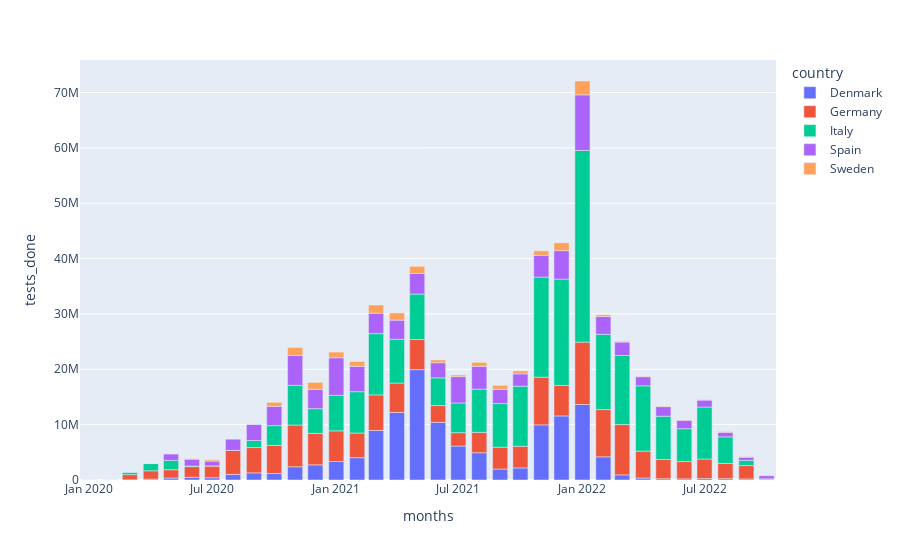

Source (notebook cell):
### Code cell
covid_subset_data = subset_covid_data(covid_data, countries)
fig = px.bar(covid_subset_data, x='months', y='tests_done', color='country')
fig.show()

### Figure 1 — Plotly figure (JSON) as saved in the notebook; plotly's stock layout.template omitted (floating-point values rounded to 4 significant figures)
{"data": [{"alignmentgroup": "True", "hovertemplate": "country=Denmark<br>months=%{x}<br>tests_done=%{y}<extra></extra>", "legendgroup": "Denmark", "marker": {"color": "#636efa", "pattern": {"shape": ""}}, "name": "Denmark", "offsetgroup": "Denmark", "orientation": "v", "showlegend": true, "textposition": "auto", "type": "bar", "x": ["2020-01", "2020-02", "2020-03", "2020-04", "2020-05", "2020-06", "2020-07", "2020-08", "2020-09", "2020-10", "2020-11", "2020-12", "2021-01", "2021-02", "2021-03", "2021-04", "2021-05", "2021-06", "2021-07", "2021-08", "2021-09", "2021-10", "2021-11", "2021-12", "2022-01", "2022-02", "2022-03", "2022-04", "2022-05", "2022-06", "2022-07", "2022-08", "2022-09", "2022-10"], "xaxis": "x", "y": [0, 20, 23478, 162544, 355190, 486951, 411175, 1003673, 1291016, 1178399, 2388781, 2736880, 3338134, 4034232, 8951028, 12207570, 19937473, 10417903, 6130373, 4926921, 1984484, 2182822, 9960130, 11573944, 13640672, 4188618, 923242, 354561, 225238, 204497, 258827, 237713, 189269, 211181], "yaxis": "y"}, {"alignmentgroup": "True", "hovertemplate": "country=Germany<br>months=%{x}<br>tests_done=%{y}<extra></extra>", "legendgroup": "Germany", "marker": {"color": "#EF553B", "pattern": {"shape": ""}}, "name": "Germany", "offsetgroup": "Germany", "orientation": "v", "showlegend": true, "textposition": "auto", "type": "bar", "x": ["2020-01", "2020-02", "2020-03", "2020-04", "2020-05", "2020-06", "2020-07", "2020-08", "2020-09", "2020-10", "2020-11", "2020-12", "2021-01", "2021-02", "2021-03", "2021-04", "2021-05", "2021-06", "2021-07", "2021-08", "2021-09", "2021-10", "2021-11", "2021-12", "2022-01", "2022-02", "2022-03", "2022-04", "2022-05", "2022-06", "2022-07", "2022-08", "2022-09", "2022-10"], "xaxis": "x", "y": [0, 0, 950917, 1504982, 1501608, 1936043, 2127394, 4347940, 4569565, 5077927, 7547437, 5678587, 5543196, 4452177, 6425711, 5305497, 5441755, 3025591, 2415718, 3680750, 3941684, 3911258, 8611524, 5505186, 11263766, 8534984, 9086897, 4865654, 3490450, 3126858, 3532397, 2751433, 2414236, 0], "yaxis": "y"}, {"alignmentgroup": "True", "hovertemplate": "country=Italy<br>months=%{x}<br>tests_done=%{y}<extra></extra>", "legendgroup": "Italy", "marker": {"color": "#00cc96", "pattern": {"shape": ""}}, "name": "Italy", "offsetgroup": "Italy", "orientation": "v", "showlegend": true, "textposition": "auto", "type": "bar", "x": ["2020-01", "2020-02", "2020-03", "2020-04", "2020-05", "2020-06", "2020-07", "2020-08", "2020-09", "2020-10", "2020-11", "2020-12", "2021-01", "2021-02", "2021-03", "2021-04", "2021-05", "2021-06", "2021-07", "2021-08", "2021-09", "2021-10", "2021-11", "2021-12", "2022-01", "2022-02", "2022-03", "2022-04", "2022-05", "2022-06", "2022-07", "2022-08", "2022-09", "2022-10"], "xaxis": "x", "y": [0, 0, 454030, 1303629, 1689353, 92915, 0, 0, 1268946, 3566938, 7160573, 4471074, 6404378, 7466161, 11067156, 7914783, 8212681, 5014582, 5371270, 7808048, 7880964, 10850991, 18083159, 19212079, 34629293, 13603914, 12483738, 11797143, 7804306, 5936228, 9377479, 4800138, 936020, 0], "yaxis": "y"}, {"alignmentgroup": "True", "hovertemplate": "country=Spain<br>months=%{x}<br>tests_done=%{y}<extra></extra>", "legendgroup": "Spain", "marker": {"color": "#ab63fa", "pattern": {"shape": ""}}, "name": "Spain", "offsetgroup": "Spain", "orientation": "v", "showlegend": true, "textposition": "auto", "type": "bar", "x": ["2020-01", "2020-02", "2020-03", "2020-04", "2020-05", "2020-06", "2020-07", "2020-08", "2020-09", "2020-10", "2020-11", "2020-12", "2021-01", "2021-02", "2021-03", "2021-04", "2021-05", "2021-06", "2021-07", "2021-08", "2021-09", "2021-10", "2021-11", "2021-12", "2022-01", "2022-02", "2022-03", "2022-04", "2022-05", "2022-06", "2022-07", "2022-08", "2022-09", "2022-10"], "xaxis": "x", "y": [0, 0, 0, 0, 1185975, 1248633, 876892, 2069511, 2922394, 3481934, 5400275, 3491562, 6793998, 4579124, 3693503, 3455409, 3718936, 2731670, 4757681, 4120957, 2550468, 2237074, 3919894, 5144480, 10041648, 3203626, 2425037, 1643504, 1733109, 1521533, 1268756, 829454, 584686, 577819], "yaxis": "y"}, {"alignmentgroup": "True", "hovertemplate": "country=Sweden<br>months=%{x}<br>tests_done=%{y}<extra></extra>", "legendgroup": "Sweden", "marker": {"color": "#FFA15A", "pattern": {"shape": ""}}, "name": "Sweden", "offsetgroup": "Sweden", "orientation": "v", "showlegend": true, "textposition": "auto", "type": "bar", "x": ["2020-01", "2020-02", "2020-03", "2020-04", "2020-05", "2020-06", "2020-07", "2020-08", "2020-09", "2020-10", "2020-11", "2020-12", "2021-01", "2021-02", "2021-03", "2021-04", "2021-05", "2021-06", "2021-07", "2021-08", "2021-09", "2021-10", "2021-11", "2021-12", "2022-01", "2022-02", "2022-03", "2022-04", "2022-05", "2022-06", "2022-07", "2022-08", "2022-09", "2022-10"], "xaxis": "x", "y": [11, 169, 36715, 60433, 15513, 99668, 231005, 0, 0, 724652, 1445161, 1248033, 1029529, 878771, 1476308, 1294933, 1290897, 504148, 292393, 718987, 734256, 523466, 822398, 1403527, 2505338, 313112, 141276, 89923, 87727, 65707, 87032, 113966, 97779, 81986], "yaxis": "y"}], "layout": {"barmode": "relative", "legend": {"title": {"text": "country"}, "tracegroupgap": 0}, "margin": {"t": 60}, "xaxis": {"anchor": "y", "domain": [0, 1], "title": {"text": "months"}}, "yaxis": {"anchor": "x", "domain": [0, 1], "title": {"text": "tests_done"}}}}
